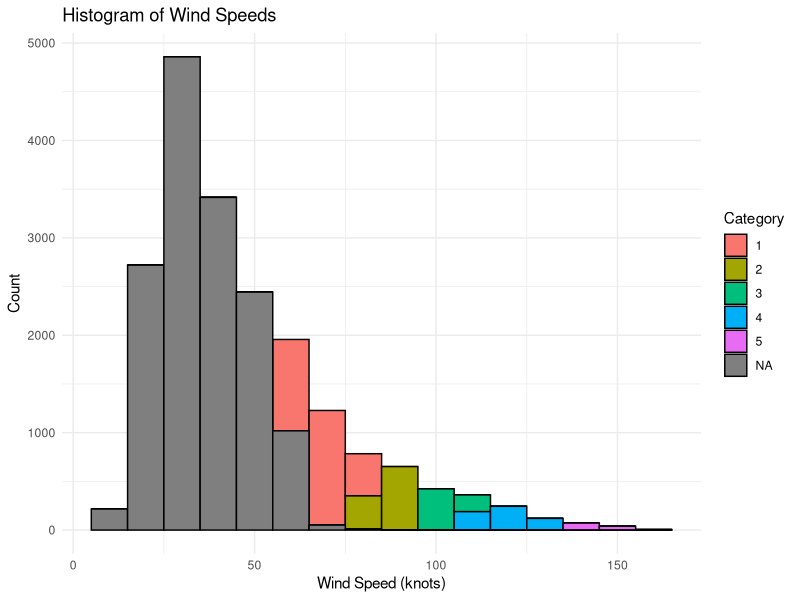
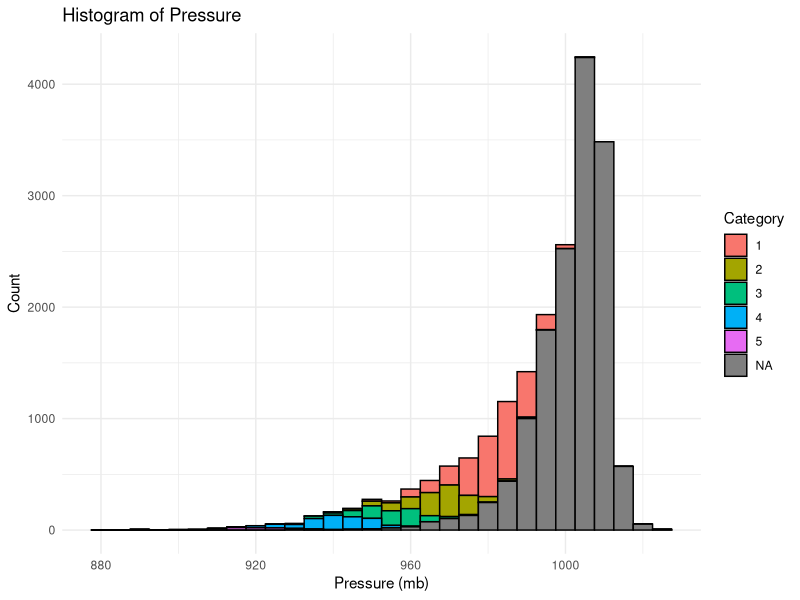

Here is the R script that generated these plots, in order:
library(dplyr)
library(ggplot2)

# Load the storms dataset
data("storms")

# Histogram of wind speeds filled by category
ggplot(storms, aes(x = wind, fill = factor(category))) +
  geom_histogram(binwidth = 10, color = "black") +
  labs(title = "Histogram of Wind Speeds",
       x = "Wind Speed (knots)",
       y = "Count",
       fill = "Category") +
  theme_minimal()

# Histogram of pressure filled by category
ggplot(storms, aes(x = pressure, fill = factor(category))) +
  geom_histogram(binwidth = 5, color = "black") +
  labs(title = "Histogram of Pressure",
       x = "Pressure (mb)",
       y = "Count",
       fill = "Category") +
  theme_minimal()
